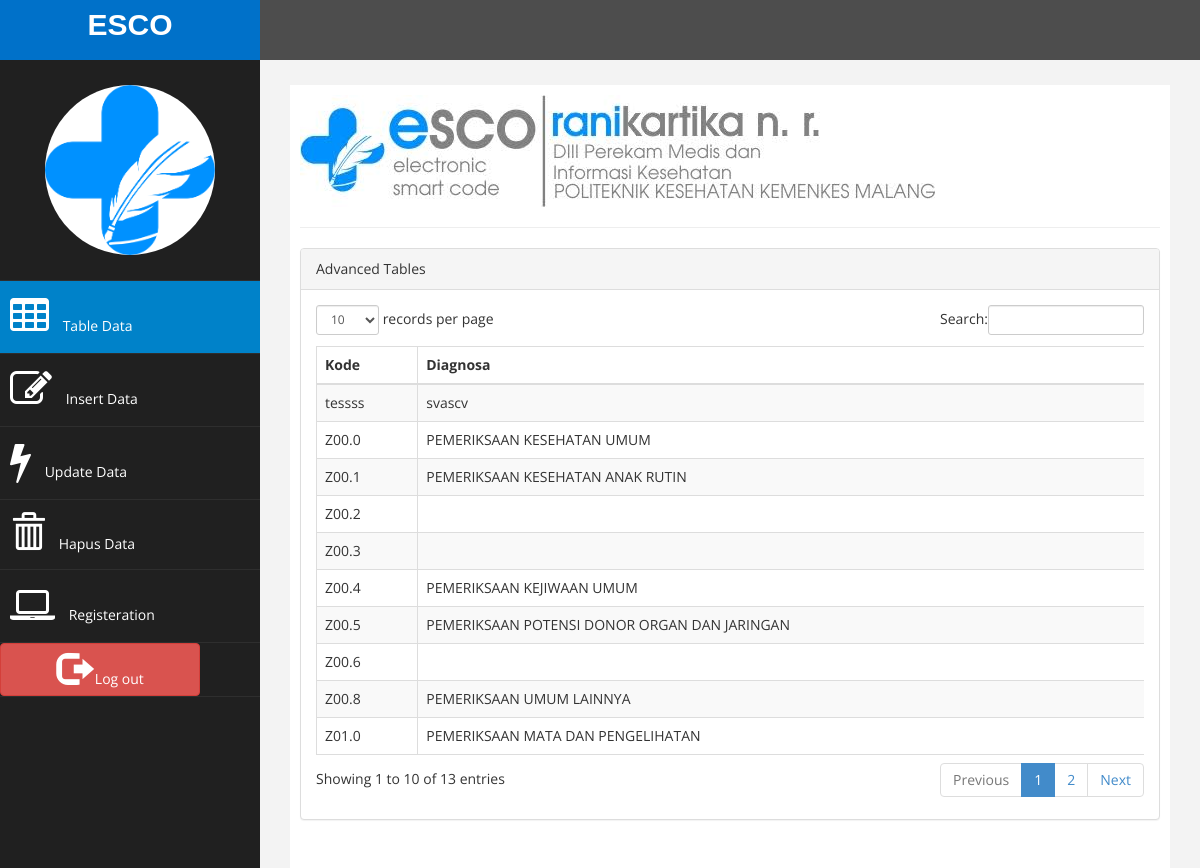
Page /coba.php (signed in) on the committed database.
### tables this page shows
CREATE TABLE `diagnosa_tb` (
  `id` int(11) NOT NULL,
  `kode_diagnos` varchar(25) NOT NULL,
  `name_diagnose` varchar(255) NOT NULL
);

### coba.php (the view, shortened to what this page needs)
<!DOCTYPE html>
<html xmlns="http://www.w3.org/1999/xhtml">
<head>
    <link href="assets/css/bootstrap.css" rel="stylesheet" />
    <link href="assets/css/font-awesome.css" rel="stylesheet" />
    <link href="assets/css/custom.css" rel="stylesheet" />
    <link href="assets/js/dataTables/dataTables.bootstrap.css" rel="stylesheet" />
     <link href="assets/Raleway?family=Raleway" rel="stylesheet">
</head>
<body>
    <div id="wrapper">
        <nav class="navbar navbar-default navbar-cls-top " role="navigation" style="margin-bottom: 0">
            <div class="navbar-header">
                <a class="navbar-brand" href="coba.php" style="font-family: 'Raleway', sans-serif;">ESCO</a>
            </div>
        </nav>
                <nav class="navbar-default navbar-side" role="navigation">
            <div class="sidebar-collapse">
                <ul class="nav" id="main-menu">
				<li class="text-center">
                    <img src="img/ok.png" class="user-image img-responsive"/>
					</li>
                      <li  >
                        <a class="active-menu"  href="coba.php"><i class="fa fa-table fa-3x"></i> Table Data</a>
                    </li>
                    <li  >
                        <a  href="insert.php"><i class="fa fa-edit fa-3x"></i> Insert Data </a>
                    </li>
					          <li  >
                        <a   href="update.php"><i class="fa fa-bolt fa-3x"></i> Update Data</a>
                    </li>
                    <li  >
                       <a    href="delete.php"><i class="glyphicon glyphicon-trash" style="font-size: 35px;"></i> Hapus Data</a>
                   </li>
                     <li  >
                        <a   href="registration.php"><i class="fa fa-laptop fa-3x"></i> Registeration</a>
                    </li>
                    <li  >
                       <button type="button" class="btn btn-danger" data-toggle="modal" data-target="#myModal" style="width:200px;" onclick="location.href='logout.php';"> <i class= "glyphicon glyphicon-log-out"  style="font-size: 35px;" ></i> Log out </button>
                   </li>
                </ul>
            </div>
        </nav>
        <div id="page-wrapper" >
            <div id="page-inner">
                <div class="row">
                    <div class="col-md-12">
                      <img src="img/juno.jpg" alt="esco information" style="max-width: 95%">
                    </div>
                </div>
                 <hr />
            <div class="row">
                <div class="col-md-12 col-sm-12">
                    <div class="panel panel-default">
                        <div class="panel-heading">
                             Advanced Tables
                        </div>
                        <div class="panel-body">
                            <div class="table-responsive">
                                <table class="table table-striped table-bordered table-hover" id="dataTables-example">
                                    <thead>
                                        <tr>
                                            <th>Kode</th>
                                            <th>Diagnosa</th>
                                        </tr>
                                    </thead>
                                    <tbody>
                                      <?php
                                        $connect = mysqli_connect("localhost","root","","data_b4s3") or die('Database could not connect');
                                        $masuk="SELECT kode_diagnos, name_diagnose FROM diagnosa_tb ";
                                        $query = mysqli_query($connect,$masuk);
                                        while ($data = mysqli_fetch_array($query)) {
                                          echo "<tr><td> ".$data['kode_diagnos']."</td><td>".$data['name_diagnose']."</td></tr>";
                                        }
                                   ?>
                                    </tbody>
                                </table>
                            </div>
                        </div>
                    </div>
                </div>
            </div>
        </div>
    </div>
            </div>
</body>
</html>

### assets/css/custom.css (style rules this page uses)
body { font-family: 'Open Sans', sans-serif; }
#wrapper { width: 100%; background:#202020; }
#page-wrapper { padding: 15px 15px; min-height: 600px; background:#F3F3F3; }
#page-inner { width:100%; margin:10px 20px 10px 0px; background-color:#fff!important; padding:10px; min-height:1200px; }
.text-center { text-align:center; }
.user-image { margin: 25px auto; -webkit-border-radius: 10px; -moz-border-radius: 10px; border-radius: 50%; max-height:170px; max-width:170px; background-color: white; }
.navbar-cls-top .navbar-brand { color: #fff; background: #0082c9; width: 260px; text-align: center; height: 60px; font-size: 30px; font-weight: 700; }
.active-menu { background-color:#0082c9!important; }
.sidebar-collapse , .sidebar-collapse .nav { background:none; }
.sidebar-collapse .nav { padding:0; }
.sidebar-collapse .nav > li > a { color:#fff; background:#202020; text-shadow:none; }
.sidebar-collapse > .nav > li > a { padding:15px 10px; }
.sidebar-collapse > .nav > li { border-bottom: 1px solid rgba(107, 108, 109, 0.19); }
.navbar-side { border:none; background-color: #202020; }
.navbar-cls-top { background:#4D4D4D; border-bottom:none; }
.navbar-default { border:0px solid black; }
.navbar-header { background: #202020; }
.nav > li > a > i { margin-right:10px; }
@media (min-width:768px) { #page-wrapper { margin: 0 0 0 260px; padding: 15px 30px; min-height: 1200px; } }
@media (min-width:768px) { .navbar-side { z-index: 1; position: absolute; width: 260px; } }
@media (min-width:768px) { .navbar { border-radius: 0px; } }

### rows in the picture
diagnosa_tb: kode_diagnos "Z00.0", name_diagnose "PEMERIKSAAN KESEHATAN UMUM"
diagnosa_tb: kode_diagnos "Z00.1", name_diagnose "PEMERIKSAAN KESEHATAN ANAK RUTIN"
diagnosa_tb: kode_diagnos "Z00.2"
diagnosa_tb: kode_diagnos "Z00.3"
diagnosa_tb: kode_diagnos "Z00.4", name_diagnose "PEMERIKSAAN KEJIWAAN UMUM"
diagnosa_tb: kode_diagnos "Z00.5", name_diagnose "PEMERIKSAAN POTENSI DONOR ORGAN DAN JARINGAN"
diagnosa_tb: kode_diagnos "Z00.6"
diagnosa_tb: kode_diagnos "Z00.8", name_diagnose "PEMERIKSAAN UMUM LAINNYA"
diagnosa_tb: kode_diagnos "Z01.0", name_diagnose "PEMERIKSAAN MATA DAN PENGELIHATAN"
diagnosa_tb: kode_diagnos "tessss", name_diagnose "svascv"
